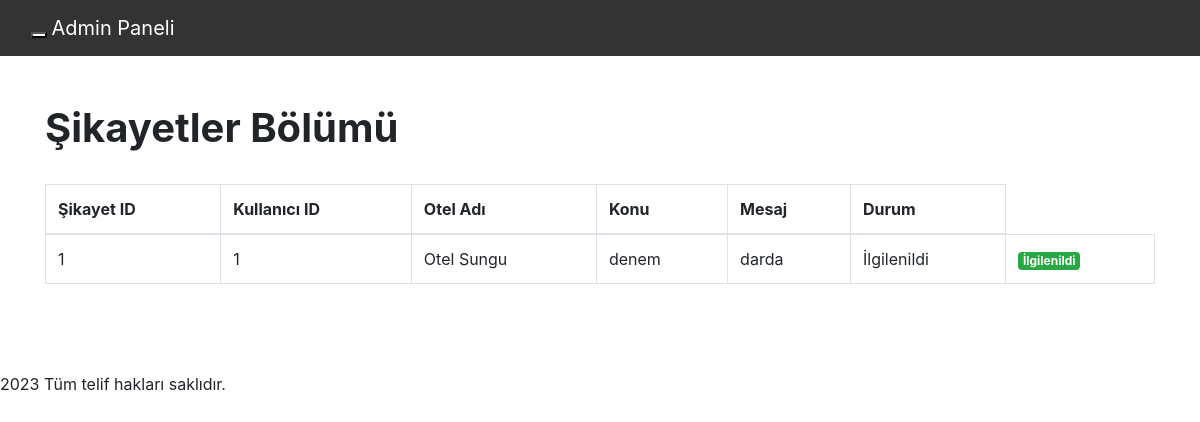
Screenshot of /admin/sikayetler with the database file from the repository.
### tables this page shows
CREATE TABLE "sikayet" (
	"id"	INTEGER,
	"kullanici_id"	INTEGER,
	"otel_id"	TEXT,
	"konu"	TEXT,
	"mesaj"	TEXT,
	"durum"	TEXT,
	PRIMARY KEY("id" AUTOINCREMENT),
	FOREIGN KEY("kullanici_id") REFERENCES "kullanici"("id"),
	FOREIGN KEY("otel_id") REFERENCES "ilan"("otel_adi")
);

### dashboard.py (the view)
@app.route("/admin/sikayetler", methods=['GET'])
def sikayet():
    sikayetler = get_sikayet()
    return render_template('/admin/sikayetler.html', sikayetler=sikayetler)

### dashboard.py (called while the page is built)
def create_connection():
    conn = sqlite3.connect('deneme2.db')
    return conn

def get_sikayet():
    conn = create_connection()
    cursor = conn.cursor()
    cursor.execute("SELECT * FROM sikayet")
    users = cursor.fetchall()
    conn.close()
    return users

### templates/admin/sikayetler.html (shortened to what this page needs)
<!DOCTYPE html>
<html lang="tr">
<head>
    <link href="https://maxcdn.bootstrapcdn.com/bootstrap/4.5.2/css/bootstrap.min.css" rel="stylesheet">
</head>
<body>
    <nav class="navbar navbar-default" style="background-color: #333; border-color: #444; color: #fff;">
        <div class="container-fluid">
            <div class="navbar-header">
                <button type="button" class="navbar-toggle" data-toggle="collapse" data-target="#myNavbar" style="background-color: #fff;">
                </button>
                <a class="navbar-brand" href="#" style="color: #fff;">Admin Paneli</a>
            </div>
        </div>
    </nav>
    <br>
    <br>
    <div class="container">
        <h1><b>Şikayetler Bölümü</b></h1>
        <br>
        <div class="table-responsive">
            <table class="table table-bordered">
                <thead>
                    <tr>
                        <th>Şikayet ID</th>
                        <th>Kullanıcı ID</th>
                        <th>Otel Adı</th>
                        <th>Konu</th>
                        <th>Mesaj</th>
                        <th>Durum</th>
                    </tr>
                </thead>
                <tbody>
                    {% for sikayet in sikayetler %}
                        <tr>
                            <td>{{ sikayet[0] }}</td>
                            <td>{{ sikayet[1] }}</td>
                            <td>{{ sikayet[2] }}</td>
                            <td>{{ sikayet[3] }}</td>
                            <td>{{ sikayet[4] }}</td>
                            <td>{{ sikayet[5] }}</td>
                            <td>
                                {% if sikayet[5] == 'İlgilenildi' %}
                                    <span class="badge badge-success">İlgilenildi</span>
                                {% elif sikayet[5] == 'İlgilenilmedi' %}
                                    <span class="badge badge-danger">İlgilenilmedi</span>
                                {% else %}
                                    <button class="btn btn-success" onclick="ilgilenildi({{ sikayet[0] }})">İlgilenildi</button>
                                    <button class="btn btn-danger" onclick="ilgilenilmedi({{ sikayet[0] }})">İlgilenilmedi</button>
                                {% endif %}
                            </td>
                        </tr>
                    {% endfor %}
                </tbody>
            </table>
        </div>
        <br>
    </div>
    <br>
    <br>
    <div class="footer">
        2023 Tüm telif hakları saklıdır.
    </div>
</body>
</html>

### rows the page displays
sikayet: id "1", kullanici "1", otel "Otel Sungu", konu "denem", mesaj "darda", durum "İlgilenildi"
